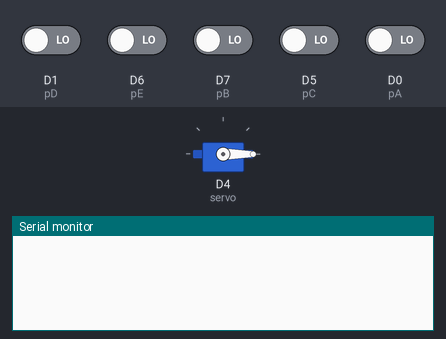
Simulated run of this sketch. Board: ESP8266 (NodeMCU). Parts: servo, the last lines printed to the serial monitor. The test bench sets the inputs (shaded band); at power-on: D0 (pA), D1 (pD), D5 (pC), D6 (pE), D7 (pB) LOW.

Above: at 1.3 s.
1.4 s: D1 (pD) driven HIGH
At 2.3 s:
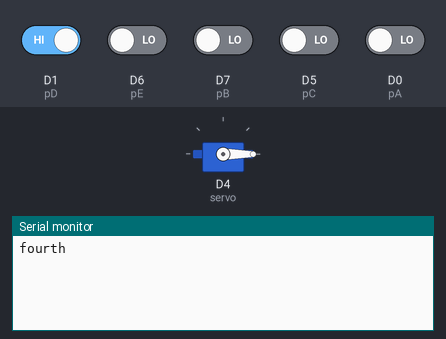
2.9 s: D6 (pE) driven HIGH
At 3.5 s:
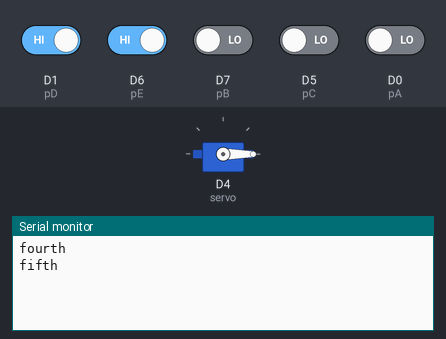
4.4 s: D7 (pB) driven HIGH
At 5.6 s:
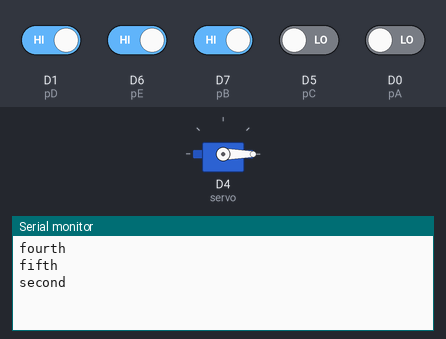
5.9 s: D5 (pC) driven HIGH
At 7.0 s:
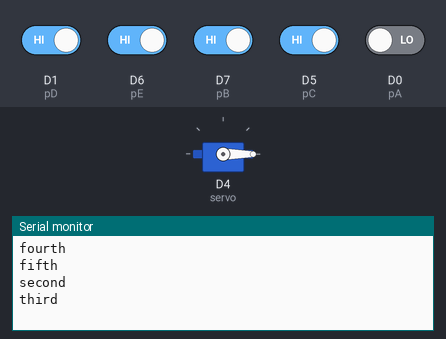
7.4 s: D0 (pA) driven HIGH
At 8.1 s:
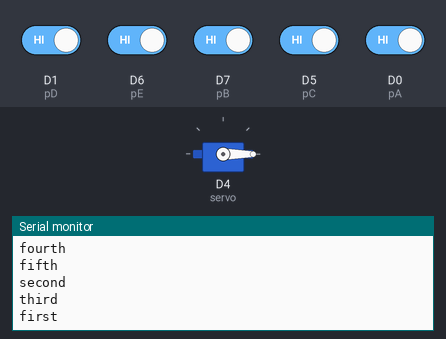

Measured:
- after the input at 1.4 s, the serial monitor: prints a new line at once (image 1)
- after the input at 2.9 s, the serial monitor: prints a new line at once (image 2)
- after the input at 4.4 s, the serial monitor: prints a new line at once (image 3)
- after the input at 5.9 s, the serial monitor: prints a new line at once (image 4)
- after the input at 7.4 s, the serial monitor: prints a new line at once (image 5)

The sketch:

WireConnSETA.ino
```cpp
//SET-A

#include<Servo.h>
Servo servo;

int pA = D0;
int pB = D7;
int pC = D5;
int pD = D1;
int pE = D6;
int OrdF[5];
int OrdT[5] = {'A', 'B', 'C', 'D', 'E'};
int k = 0;
int x= 1;
int y = 1;
int z = 1;
int p = 1;
int q = 1;


void setup() {
  Serial.begin(9600);
  pinMode(pA, INPUT);
  pinMode(pB, INPUT);
  pinMode(pC, INPUT);
  pinMode(pD, INPUT);
  pinMode(pE, INPUT);
  delay(100);

  //Password Motor
  servo.attach(D4);
  servo.write(0);

}

void loop() {

  int pAD = digitalRead(pA);
  int pBD = digitalRead(pB);
  int pCD = digitalRead(pC);
  int pDD = digitalRead(pD);
  int pED = digitalRead(pE);

  if(k < 5){
    if((pAD == HIGH) && (x == 1)){
      OrdF[k] = 'A';
      k++;
      x = 0;
      Serial.println("first");
    }
    if((pBD == HIGH) && (y == 1)){
      OrdF[k] = 'B';
      k++;
      y = 0;
      Serial.println("second");
    }
    if((pCD == HIGH) && (z == 1)){
      OrdF[k] = 'C';
      k++;
      z = 0;
      Serial.println("third");
    }
    if((pDD == HIGH) && (p == 1)){
      OrdF[k] = 'D';
      k++;
      p = 0;
      Serial.println("fourth");
    }
    if((pED == HIGH) && (q   == 1)){
      OrdF[k] = 'E';
      k++;
      q = 0;
      Serial.println("fifth");
    }
  }
  int count = 0;
  for(int i = 0; i<5; i++){
    if(OrdF[i] == OrdT[i]){
      count++;
    }

    if(count == 5){
      Serial.println("125462");
      int pos;
      for (pos = 0; pos <= 180; pos += 1) {  // goes from 0 degrees to 180 degrees
        // in steps of 1 degree
        servo.write(pos);
      delay(15);
      }
      delay(2000000);
    }
    else{

    }
  }


}
```
